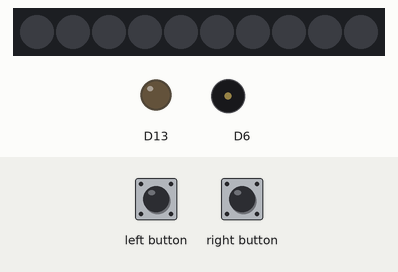
This sketch was run on a simulated Adafruit Circuit Playground Express. On the bench: 10 RGB LEDs in strip order, left to right, output pins drawn as LEDs (lit = HIGH), buzzer (waves = sounding). Inputs (shaded band) come from the test bench.

Above: at 1.2 s.
1.3 s: left button pressed for 1 s
At 1.8 s:
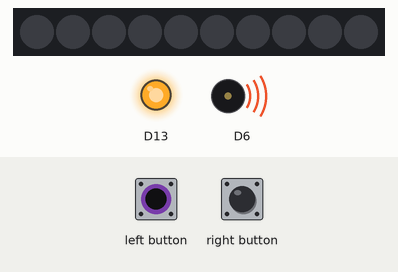
3.8 s: right button pressed for 3.2 s
At 8.0 s:
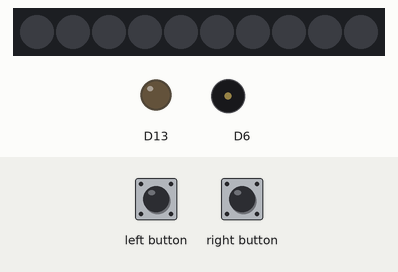
8.5 s: left button pressed for 3.2 s
At 9.0 s:
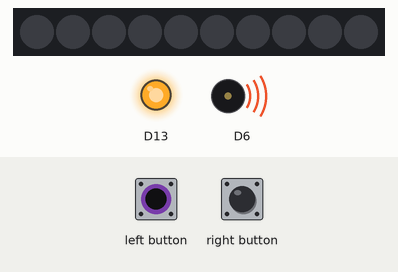
Timing chart, 0 to 13.2 s (numbered marks = the images above; inputs shaded):
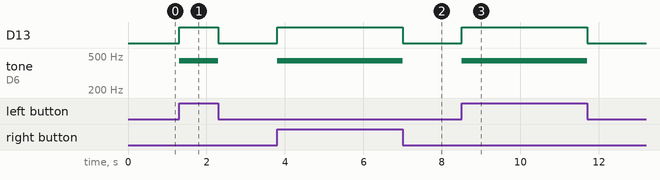

Measured:
- after the input at 1.3 s, D13: LOW → HIGH at once, → LOW 1.0 s later; tone on D6: silent → 440 Hz at once, → silent 1.0 s later
- after the input at 3.8 s, D13: LOW → HIGH at once, → LOW 3.2 s later; tone on D6: silent → 440 Hz at once, → silent 3.2 s later
- after the input at 8.5 s, D13: LOW → HIGH at once, → LOW 3.2 s later; tone on D6: silent → 440 Hz at once, → silent 3.2 s later

The sketch:

sketch_jan21a.ino
```cpp
// (licence header left out)
#include <Adafruit_CircuitPlayground.h>

void setup() {
  // Initialize the circuit playground
  CircuitPlayground.begin();
}

void loop() {
  // If the left button is pressed....
  if (CircuitPlayground.leftButton() || CircuitPlayground.rightButton()) {
      CircuitPlayground.redLED(HIGH);  // LED on
      CircuitPlayground.playTone(440, 100); // sound on
  } else {
      CircuitPlayground.redLED(LOW);   // LED off
  }
}
```
